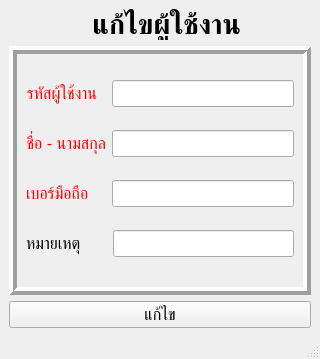
<?xml version="1.0" encoding="UTF-8"?>
<ui version="4.0">
 <class>MainWindow</class>
 <widget class="QMainWindow" name="MainWindow">
  <property name="geometry">
   <rect>
    <x>0</x>
    <y>0</y>
    <width>320</width>
    <height>359</height>
   </rect>
  </property>
  <property name="windowTitle">
   <string>MainWindow</string>
  </property>
  <widget class="QWidget" name="centralwidget">
   <layout class="QGridLayout" name="gridLayout_3">
    <item row="0" column="0">
     <layout class="QGridLayout" name="gridLayout_2">
      <item row="1" column="1">
       <widget class="QLabel" name="label_6">
        <property name="sizePolicy">
         <sizepolicy hsizetype="Maximum" vsizetype="Preferred">
          <horstretch>0</horstretch>
          <verstretch>0</verstretch>
         </sizepolicy>
        </property>
        <property name="text">
         <string/>
        </property>
        <property name="pixmap">
         <pixmap>../elec.png</pixmap>
        </property>
       </widget>
      </item>
      <item row="1" column="2">
       <widget class="QLabel" name="label_5">
        <property name="sizePolicy">
         <sizepolicy hsizetype="Preferred" vsizetype="Maximum">
          <horstretch>0</horstretch>
          <verstretch>0</verstretch>
         </sizepolicy>
        </property>
        <property name="font">
         <font>
          <pointsize>20</pointsize>
          <weight>75</weight>
          <bold>true</bold>
         </font>
        </property>
        <property name="text">
         <string>แก้ไขผู้ใช้งาน</string>
        </property>
        <property name="alignment">
         <set>Qt::AlignCenter</set>
        </property>
       </widget>
      </item>
      <item row="3" column="1" colspan="2">
       <widget class="QFrame" name="gridFrame">
        <property name="frameShape">
         <enum>QFrame::Box</enum>
        </property>
        <property name="frameShadow">
         <enum>QFrame::Raised</enum>
        </property>
        <property name="lineWidth">
         <number>4</number>
        </property>
        <layout class="QGridLayout" name="gridLayout">
         <item row="5" column="0">
          <layout class="QHBoxLayout" name="horizontalLayout_3">
           <item>
            <widget class="QLabel" name="label_3">
             <property name="sizePolicy">
              <sizepolicy hsizetype="Fixed" vsizetype="Preferred">
               <horstretch>0</horstretch>
               <verstretch>0</verstretch>
              </sizepolicy>
             </property>
             <property name="font">
              <font>
               <pointsize>12</pointsize>
              </font>
             </property>
             <property name="layoutDirection">
              <enum>Qt::RightToLeft</enum>
             </property>
             <property name="text">
              <string>หมายเหตุ      </string>
             </property>
             <property name="textFormat">
              <enum>Qt::AutoText</enum>
             </property>
             <property name="scaledContents">
              <bool>false</bool>
             </property>
             <property name="alignment">
              <set>Qt::AlignRight|Qt::AlignTrailing|Qt::AlignVCenter</set>
             </property>
            </widget>
           </item>
           <item>
            <widget class="QLineEdit" name="description">
             <property name="sizePolicy">
              <sizepolicy hsizetype="Preferred" vsizetype="Fixed">
               <horstretch>0</horstretch>
               <verstretch>0</verstretch>
              </sizepolicy>
             </property>
             <property name="font">
              <font>
               <pointsize>12</pointsize>
              </font>
             </property>
            </widget>
           </item>
          </layout>
         </item>
         <item row="3" column="0">
          <layout class="QHBoxLayout" name="horizontalLayout_4">
           <item>
            <widget class="QLabel" name="label_4">
             <property name="sizePolicy">
              <sizepolicy hsizetype="Fixed" vsizetype="Preferred">
               <horstretch>0</horstretch>
               <verstretch>0</verstretch>
              </sizepolicy>
             </property>
             <property name="font">
              <font>
               <pointsize>12</pointsize>
              </font>
             </property>
             <property name="layoutDirection">
              <enum>Qt::RightToLeft</enum>
             </property>
             <property name="styleSheet">
              <string notr="true">color: rgb(255, 0, 0);</string>
             </property>
             <property name="text">
              <string>เบอร์มือถือ    </string>
             </property>
             <property name="textFormat">
              <enum>Qt::AutoText</enum>
             </property>
             <property name="scaledContents">
              <bool>false</bool>
             </property>
             <property name="alignment">
              <set>Qt::AlignRight|Qt::AlignTrailing|Qt::AlignVCenter</set>
             </property>
            </widget>
           </item>
           <item>
            <widget class="QLineEdit" name="mobilenumber">
             <property name="sizePolicy">
              <sizepolicy hsizetype="Preferred" vsizetype="Fixed">
               <horstretch>0</horstretch>
               <verstretch>0</verstretch>
              </sizepolicy>
             </property>
             <property name="font">
              <font>
               <pointsize>12</pointsize>
              </font>
             </property>
            </widget>
           </item>
          </layout>
         </item>
         <item row="1" column="0">
          <layout class="QHBoxLayout" name="horizontalLayout">
           <item>
            <widget class="QLabel" name="label">
             <property name="sizePolicy">
              <sizepolicy hsizetype="Fixed" vsizetype="Preferred">
               <horstretch>0</horstretch>
               <verstretch>0</verstretch>
              </sizepolicy>
             </property>
             <property name="font">
              <font>
               <pointsize>12</pointsize>
              </font>
             </property>
             <property name="layoutDirection">
              <enum>Qt::RightToLeft</enum>
             </property>
             <property name="styleSheet">
              <string notr="true">color: rgb(255, 0, 0);</string>
             </property>
             <property name="text">
              <string>รหัสผู้ใช้งาน  </string>
             </property>
             <property name="textFormat">
              <enum>Qt::AutoText</enum>
             </property>
             <property name="scaledContents">
              <bool>false</bool>
             </property>
             <property name="alignment">
              <set>Qt::AlignRight|Qt::AlignTrailing|Qt::AlignVCenter</set>
             </property>
            </widget>
           </item>
           <item>
            <widget class="QLineEdit" name="barcodeUser">
             <property name="sizePolicy">
              <sizepolicy hsizetype="Preferred" vsizetype="Fixed">
               <horstretch>0</horstretch>
               <verstretch>0</verstretch>
              </sizepolicy>
             </property>
             <property name="font">
              <font>
               <pointsize>12</pointsize>
              </font>
             </property>
             <property name="readOnly">
              <bool>true</bool>
             </property>
            </widget>
           </item>
          </layout>
         </item>
         <item row="2" column="0">
          <layout class="QHBoxLayout" name="horizontalLayout_2">
           <property name="spacing">
            <number>6</number>
           </property>
           <item>
            <widget class="QLabel" name="label_2">
             <property name="sizePolicy">
              <sizepolicy hsizetype="Fixed" vsizetype="Preferred">
               <horstretch>0</horstretch>
               <verstretch>0</verstretch>
              </sizepolicy>
             </property>
             <property name="font">
              <font>
               <pointsize>12</pointsize>
              </font>
             </property>
             <property name="layoutDirection">
              <enum>Qt::RightToLeft</enum>
             </property>
             <property name="styleSheet">
              <string notr="true">color: rgb(255, 0, 0);</string>
             </property>
             <property name="text">
              <string>ชื่อ - นามสกุล</string>
             </property>
             <property name="textFormat">
              <enum>Qt::AutoText</enum>
             </property>
             <property name="scaledContents">
              <bool>false</bool>
             </property>
             <property name="alignment">
              <set>Qt::AlignRight|Qt::AlignTrailing|Qt::AlignVCenter</set>
             </property>
            </widget>
           </item>
           <item>
            <widget class="QLineEdit" name="fullname">
             <property name="sizePolicy">
              <sizepolicy hsizetype="Preferred" vsizetype="Fixed">
               <horstretch>0</horstretch>
               <verstretch>0</verstretch>
              </sizepolicy>
             </property>
             <property name="font">
              <font>
               <pointsize>12</pointsize>
              </font>
             </property>
            </widget>
           </item>
          </layout>
         </item>
        </layout>
       </widget>
      </item>
      <item row="4" column="1" colspan="2">
       <widget class="QPushButton" name="editconfirm">
        <property name="font">
         <font>
          <pointsize>12</pointsize>
         </font>
        </property>
        <property name="text">
         <string>แก้ไข</string>
        </property>
       </widget>
      </item>
     </layout>
    </item>
   </layout>
  </widget>
  <widget class="QMenuBar" name="menubar">
   <property name="geometry">
    <rect>
     <x>0</x>
     <y>0</y>
     <width>320</width>
     <height>21</height>
    </rect>
   </property>
  </widget>
  <widget class="QStatusBar" name="statusbar"/>
 </widget>
 <resources/>
 <connections/>
</ui>
